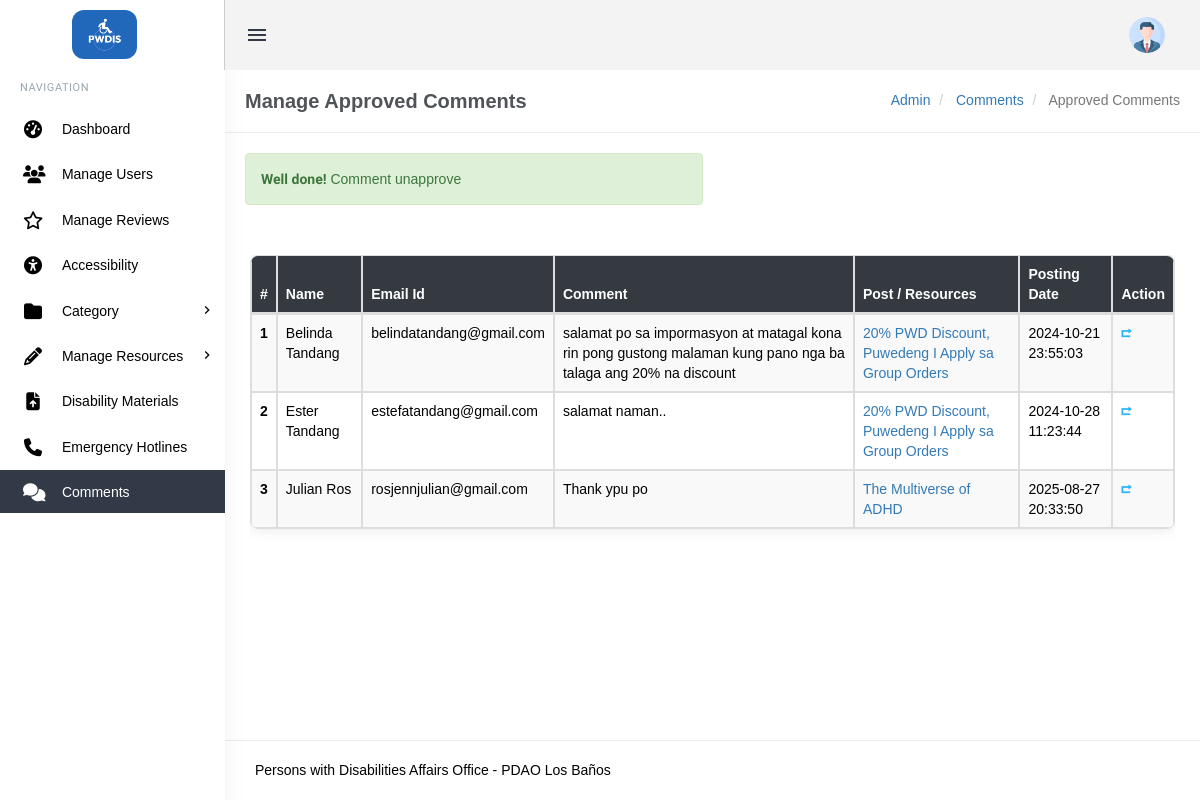
The app's page /admin/manage-comments.php?disid=42 (signed in) with its own data.
### tables this page shows
CREATE TABLE `tblcomments` (
  `id` int(11) NOT NULL,
  `postId` char(11) DEFAULT NULL,
  `name` varchar(120) DEFAULT NULL,
  `email` varchar(150) DEFAULT NULL,
  `comment` mediumtext DEFAULT NULL,
  `postingDate` timestamp NULL DEFAULT current_timestamp(),
  `avatar_url` varchar(255) NOT NULL,
  `status` varchar(1) DEFAULT NULL
);

CREATE TABLE `tblposts` (
  `id` int(11) NOT NULL,
  `PostTitle` longtext DEFAULT NULL,
  `CategoryId` int(11) DEFAULT NULL,
  `PostDetails` longtext DEFAULT NULL,
  `PostingDate` timestamp NULL DEFAULT current_timestamp(),
  `UpdationDate` timestamp NULL DEFAULT NULL ON UPDATE current_timestamp(),
  `Is_Active` int(1) DEFAULT NULL,
  `PostUrl` mediumtext DEFAULT NULL,
  `PostImage` varchar(255) DEFAULT NULL
);

### admin/manage-comments.php (the view, shortened to what this page needs)
<?php
include('includes/config.php');
if (strlen($_SESSION['login']) == 0) {
    header('location:index.php');
} else {
    if ($_GET['disid']) {
        $msg = "Comment unapprove ";
    }
?>
    <!DOCTYPE html>
    <html lang="en">
    <head>
        <link href="assets/css/bootstrap.min.css" rel="stylesheet" type="text/css" />
        <link href="assets/css/core.css" rel="stylesheet" type="text/css" />
        <link href="assets/css/icons.css" rel="stylesheet" type="text/css" />
        <link href="assets/css/menu.css" rel="stylesheet" type="text/css" />
        <link href="assets/css/responsive.css" rel="stylesheet" type="text/css" />
        <link rel="stylesheet" href="https://cdnjs.cloudflare.com/ajax/libs/font-awesome/6.6.0/css/all.min.css" />
    </head>
    <body class="fixed-left">
        <div id="wrapper">
            <?php include('includes/topheader.php'); ?>
            <?php include('includes/leftsidebar.php'); ?>
            <div class="content-page">
                <div class="content">
                    <div class="container">
                        <div class="row">
                            <div class="col-xs-12">
                                <div class="page-title-box">
                                    <h4 class="page-title">Manage Approved Comments</h4>
                                    <ol class="breadcrumb p-0 m-0">
                                        <li>
                                            <a href="#">Admin</a>
                                        </li>
                                        <li>
                                            <a href="#">Comments </a>
                                        </li>
                                        <li class="active">
                                            Approved Comments
                                        </li>
                                    </ol>
                                    <div class="clearfix"></div>
                                </div>
                            </div>
                        </div>
                        <div class="row">
                            <div class="col-sm-6">
                                <?php if ($msg) { ?>
                                    <div class="alert alert-success" role="alert">
                                        <strong>Well done!</strong> <?php echo htmlentities($msg); ?>
                                    </div>
                                <?php } ?>
                            </div>
                            <div class="row">
                                <div class="col-md-12">
                                    <div class="demo-box m-t-20">
                                        <div class="table-responsive">
                                            <table class="table table-striped table-hover table-bordered table-modern">
                                                <thead>
                                                    <tr>
                                                        <th>#</th>
                                                        <th> Name</th>
                                                        <th>Email Id</th>
                                                        <th width="300">Comment</th>
                                                        <th>Post / Resources</th>
                                                        <th>Posting Date</th>
                                                        <th>Action</th>
                                                    </tr>
                                                </thead>
                                                <tbody>
                                                    <?php
                                                    $query = mysqli_query($con, "Select tblcomments.id,  tblcomments.name,tblcomments.email,tblcomments.postingDate,tblcomments.comment,tblposts.id as postid,tblposts.PostTitle from  tblcomments join tblposts on tblposts.id=tblcomments.postId where tblcomments.status=1");
                                                    $cnt = 1;
                                                    while ($row = mysqli_fetch_array($query)) {
                                                    ?>
                                                        <tr>
                                                            <th scope="row"><?php echo htmlentities($cnt); ?></th>
                                                            <td><?php echo htmlentities($row['name']); ?></td>
                                                            <td><?php echo htmlentities($row['email']); ?></td>
                                                            <td><?php echo htmlentities($row['comment']); ?></td>
                                                            <td><a href="edit-post.php?pid=<?php echo htmlentities($row['postid']); ?>"><?php echo htmlentities($row['PostTitle']); ?></a> </td>
                                                            <td><?php echo htmlentities($row['postingDate']); ?></td>
                                                            <td>
                                                                <?php if ($st == 0) : ?>
                                                                    <a href="manage-comments.php?disid=<?php echo htmlentities($row['id']); ?>" title="Disapprove this comment"><i class="ion-arrow-return-right" style="color: #29b6f6;"></i></a>
                                                                <?php else : ?>
                                                                    <a href="manage-comments.php?appid=<?php echo htmlentities($row['id']); ?>" title="Approve this comment"><i class="ion-arrow-return-right" style="color: #29b6f6;"></i></a>
                                                                <?php endif; ?>
                                                                &nbsp;<a href="manage-comments.php?rid=<?php echo htmlentities($row['id']); ?>&&action=del"> <i class="fa fa-trash-o" style="color: #f05050"></i></a>
                                                            </td>
                                                        </tr>
                                                    <?php
                                                        $cnt++;
                                                    } ?>
                                                </tbody>
                                            </table>
                                        </div>
                                    </div>
                                </div>
                            </div>
                            <div class="row">
                                <div class="col-md-12">
                                    <div class="demo-box m-t-20">
                                    </div>
                                </div>
                            </div>
                        </div>
                    </div>
                    <?php include('includes/footer.php'); ?>
                </div>
            </div>
    </body>
    </html>
<?php } ?>

### admin/assets/css/core.css (style rules this page uses)
body { font-family: "Poppins", sans-serif; margin: 0; padding-bottom: 60px; overflow-x: hidden; color: black; }
html { position: relative; min-height: 100%; }
.h1, .h2, .h3, .h4, .h5, .h6, h1, h2, h3, h4, h5, h6 { color: #505458; font-family: "Poppins", sans-serif; margin: 10px 0; }
* { outline: none !important; }
b, strong { font-weight: 600; font-family: "Hind Madurai", sans-serif; }
.container { width: auto; }
#wrapper { height: 100%; overflow: hidden; width: 100%; }
.p-0 { padding: 0 !important; }
.m-0 { margin: 0 !important; }
.m-t-20 { margin-top: 20px !important; }
.row { margin-right: -10px; margin-left: -10px; }
.col-lg-1, .col-lg-10, .col-lg-11, .col-lg-12, .col-lg-2, .col-lg-3, .col-lg-4, .col-lg-5, .col-lg-6, .col-lg-7, .col-lg-8, .col-lg-9, .col-md-1, .col-md-10, .col-md-11, .col-md-12, .col-md-2, .col-md-3, .col-md-4, .col-md-5, .col-md-6, .col-md-7, .col-md-8, .col-md-9, .col-sm-1, .col-sm-10, .col-sm-11, .col-sm-12, .col-sm-2, .col-sm-3, .col-sm-4, .col-sm-5, .col-sm-6, .col-sm-7, .col-sm-8, .col-sm-9, .col-xs-1, .col-xs-10, .col-xs-11, .col-xs-12, .col-xs-2, .col-xs-3, .col-xs-4, .col-xs-5, .col-xs-6, .col-xs-7, .col-xs-8, .col-xs-9 { padding-left: 10px; padding-right: 10px; }
.breadcrumb { background-color: transparent; margin-bottom: 15px; padding-top: 10px; padding-left: 0; }
.demo-box { padding: 10px 15px; }
.table-modern { border-collapse: separate; border-spacing: 0; width: 100%; background-color: #fff; border-radius: 8px; overflow: hidden; box-shadow: 0 0 15px rgba(0, 0, 0, 0.1); }
.table-modern thead { background-color: #343a40; color: #fff; }
.table-modern th, .table-modern td { padding: 12px 15px; text-align: left; vertical-align: middle; border-top: 1px solid #dee2e6; }
.table-modern th { font-weight: bold; }
.table-modern td { border-bottom: 1px solid #dee2e6; }

### admin/assets/css/menu.css (style rules this page uses)
.content-page { margin-left: 225px; overflow: hidden; }
.content-page .content { padding: 0 5px 10px 5px; margin-top: 70px; }
.page-title { font-size: 20px; margin-bottom: 0; margin-top: 0; font-weight: 600; }
.page-title-box { padding: 20px; border-bottom: 1px solid #eee; margin: 0 -20px 20px -20px; }
.page-title-box .page-title { margin-bottom: 0; float: left; }
.page-title-box .breadcrumb { float: right; background-color: transparent !important; }

### records on screen
tblcomments: name "Belinda Tandang", email "belindatandang@gmail.com", comment "salamat po sa impormasyon at matagal kona rin pong gustong malaman kung pano nga ba talaga ang 20% na discount", postId.PostTitle "20% PWD Discount, Puwedeng I Apply sa Group Orders", postingDate "2024-10-21 23:55:03"
tblcomments: name "Ester Tandang", email "estefatandang@gmail.com", comment "salamat naman..", postId.PostTitle "20% PWD Discount, Puwedeng I Apply sa Group Orders", postingDate "2024-10-28 11:23:44"
tblcomments: name "Julian Ros", email "rosjennjulian@gmail.com", comment "Thank ypu po", postId.PostTitle "The Multiverse of ADHD", postingDate "2025-08-27 20:33:50"

### other values on screen
$msg "Comment unapprove"
